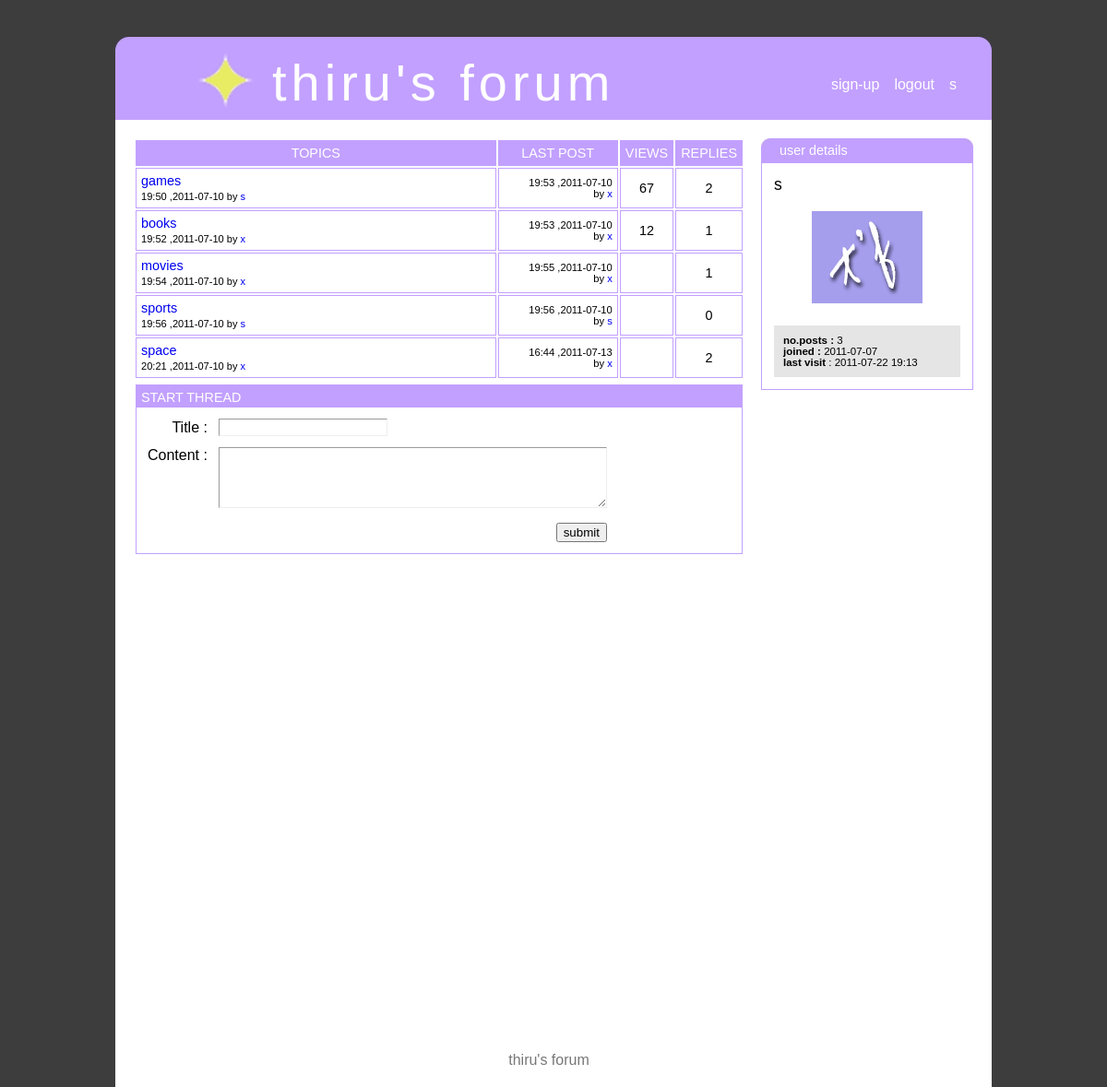
The app's page /index.php (signed in) with its own data.
### tables this page shows
CREATE TABLE IF NOT EXISTS `postx` (
  `post_id` int(11) NOT NULL,
  `parent_id` int(11) NOT NULL,
  `username` varchar(30) NOT NULL,
  `title` varchar(30) NOT NULL,
  `content` text NOT NULL,
  `time` time NOT NULL,
  `date` date NOT NULL
);

CREATE TABLE IF NOT EXISTS `viewx` (
  `parent_id` int(11) NOT NULL,
  `views` int(11) NOT NULL
);

CREATE TABLE IF NOT EXISTS `userx` (
  `username` varchar(30) NOT NULL,
  `gender` varchar(6) NOT NULL,
  `name` varchar(30) NOT NULL,
  `birthday` date NOT NULL,
  `occupation` varchar(30) NOT NULL,
  `interest` text NOT NULL,
  `location` varchar(30) NOT NULL,
  `email` varchar(30) NOT NULL,
  `picture` text NOT NULL,
  `joindate` date NOT NULL,
  `last` timestamp NOT NULL DEFAULT CURRENT_TIMESTAMP ON UPDATE CURRENT_TIMESTAMP
);

### index.php (the view, shortened to what this page needs)
<!DOCTYPE HTML PUBLIC "-//W3C//DTD HTML 4.01//EN"
        "http://www.w3.org/TR/html4/strict.dtd">
<html>
      <head>
            <link href="styx.css" rel="stylesheet" type="text/css">
     </head>
      <body>
         <div id="cz" style="margin-top:40px;text-align:left;">
             <div id="header">
                 <div>
                 <img src="leftcurve.jpeg" style="float:left;">
                 <img src="rightcurve.jpeg" style="float:right;">
                 </div>
                  <br>
                           <div style="margin-left:90px;">
                               <img src="sign.jpeg">
                               <div id="h">thiru's forum</div>
                           </div>
                         <div id="linkx">
                         <ul>
                      <li><a href='signup.php'>sign-up</a></li>
                    <?php
                        if(isset($_SESSION["usrx"]))
                       {
                          echo "<li><a href='logout.php'>logout</a></li>";
                          echo "<li><a href='prox.php?xf=".$_SESSION["usrx"]."'>".$_SESSION["usrx"]."</a></li>";
                      }
                     ?>
                        </ul>
                        </div>
                </div>
       <div id="cont">
                 <div id="leftx">
                 <table id="tablex" >
     <tr id="tr1x"><td width="50%">TOPICS</td><td>LAST POST</td><td>VIEWS</td><td>REPLIES</td>
</tr>
           <?php
            $con2=mysql_connect("localhost","root","") or die(mysql_error());
            $sq5="SELECT * FROM postx WHERE post_id=parent_id ORDER BY parent_id;";
            $res1=mysql_query($sq5,$con2);
            while($row=mysql_fetch_array($res1))
{
               $parent1x=$row["parent_id"];
              $sq3="SELECT count(*) FROM postx WHERE parent_id='{$parent1x}' AND parent_id<>post_id ;";
                  $re2=mysql_query($sq3,$con2);
                  $count=mysql_fetch_assoc($re2);
               foreach($count as $name=>$value)
                     {
                    $re6=$value;
                     }
        $sq4="SELECT * FROM postx WHERE post_id=(SELECT MAX(post_id) FROM postx WHERE parent_id='{$parent1x}');";
$re3=mysql_query($sq4,$con2);
while($count2=mysql_fetch_array($re3))
{
$time2=$count2["time"];
$day2=$count2["date"];
$author2=$count2["username"];
}
$sq10="SELECT views FROM viewx WHERE parent_id=".$row["parent_id"].";";
$re11=mysql_query($sq10,$con2);
$vs=mysql_fetch_array($re11);
$views=$vs["views"];
             echo    " <tr>
  <td width='60%' style='text-align:left;' ><a href='rex.php?xs=".$row["parent_id"]."' >".$row["title"]."</a><br><span style='font-size:77%'>".substr($row["time"],0,5)." ,".$row["date"]." by <a href='prox.php?xf=".$row["username"]."'>".$row["username"]."</a></span>
                        </td>
                        <td style='text-align:right;font-size:70%;' width='20%' >".substr($time2,0,5)." ,".$day2."<br> by <a href='prox.php?xf=".$author2."'>".$author2." </a></td>
                        <td>".$views."</td>
                        <td >".$re6."</td>
</tr>"   ;
       }
             ?>
                 </table>
               <?php
                   if(isset($_SESSION["usrx"]))
                   {
                     echo "  <div id='threadx'>
                         <div id='h3' >
                               <div class='lt'> START THREAD</div>
                          </div>
                    <div id='cthreadx'>
                                  <form >
                             <table>
                                <tr><td align='right'>Title :</td><td><input style='border: 1px inset;' type='text' id='tix' name='titlex'></td><td id='lok1' class='yut'></td></tr>
                                <tr><td valign='top' align='right'>Content :</td><td><textarea style='border: 1px inset;' id='cox' name='contentx' rows='4' cols='50'></textarea></td><td id='lok2' class='yut'></td></tr>
                                 <tr><td colspan='2' align='right'><input type='button' value='submit' onclick='ithread();'></td></tr>
                            </table>
                                  </form>
                     </div>
                             </div>";
                   }
                  else
                      echo "<div id='ct1'><a href='xlogin.php'>login</a> to start a thread</div>";
                ?>
                 </div>
                 <div id="rightx">
                               <div id="h2" >
                           <img src="l2.jpeg" style="float:left;">
                             <img src="r2.jpeg" style="float:right;">
                    <?php      if(isset($_SESSION["usrx"]))
                               {
                                 echo "<div class='lt'>user details</div></div>
                               <div id='logbox'>";
                              }
                         else
                              {
                                 echo "<div class='lt' >login</div></div>
                               <div id='logbox'>";
                               }
                  if(isset($_SESSION["usrx"]))
               {
               $usx5=$_SESSION["usrx"];
              $sq31="SELECT joindate,picture FROM userx WHERE username='{$usx5}';";
              $count31=mysql_query($sq31,$con2) or die(mysql_error());
              $count39=mysql_fetch_array($count31);
              $sq32="SELECT count(*) AS pox FROM postx WHERE username='{$usx5}';";
              $count32=mysql_query($sq32,$con2) or die(mysql_error());
              $count40=mysql_fetch_array($count32);
                    echo "<span class='lt7'>$usx5</span><br><br>
                         <div id='picx' style='text-align:center;'>  <img src='".$count39["picture"]."' height='100' width='120'>  </div>
                         <div class='sd3'>
                        <strong>no.posts : </strong>".$count40["pox"]."<br>
                        <strong>joined : </strong>".$count39["joindate"]."<br>
                        <strong>last visit </strong>: ";
         if(isset($_SESSION["lastd"]))
                 {
                  echo  substr($_SESSION["lastd"],0,-3);
                }
        echo   "
                          </div>  ";
                 }
              else
                 {
                echo    "   <form method='POST' action='login.php'>
                             <tr>
                                         <td>
                            username:
                                         </td>
                             </tr>
                              <tr>
                                          <td>
                            <input type='text' size='19' name='usr'>
                                          </td>
                              </tr>
                              <tr>
                                          <td>
                             password:
                                          </td>
                              </tr>
                              <tr>
                                           <td >
                             <input type='password' size='19' name='pass'>
                                           </td>
                              </tr>
                              <tr>
                                            <td align='right'>
                             <input  type='submit' value='login'>
                                            </td>
                              </tr>
                               <tr>
                                            <td style='padding:15px;' align='center'>
                               <a href='signup.php'>create a new account!</a>
                                            </td>
                               </tr> </form>";}  ?>
                                </div>
                </div>
         </div>
                 <div id="footer">
                     thiru's forum
                 </div>
          </div>
     </body>
</html>

### styx.css (style rules this page uses)
body { margin:0; font-family:verdana,sans-serif; background-color:#3d3d3d; text-align:center; }
#cz { width:950px; background-color:#FFFFFF; display:table; margin:0 auto; }
#header { background-color:#c2a0ff; height:90px; color:#ffffff; }
#cont { background-color:#ffffff; }
#footer { color:#777777; text-align:center; width:900px; display:table; padding:20px; }
#h { margin-top:-65px; margin-left:80px; font-family:ubuntu,verdana,sans-serif; letter-spacing:5px; font-size:3.5em; }
#linkx { float:right; margin-top:-63px; margin-right:30px; }
#linkx li { list-style-type:none; float:left; padding:8px; }
#linkx a { text-decoration:none; color:#ffffff; font-size:16px; }
#logbox { padding:13px; }
#rightx { background-color:#ffffff; float:right; border-left:1px solid #c2a0ff; border-right:1px solid #c2a0ff; border-bottom:1px solid #c2a0ff; width:228px; margin-right:20px; margin-top:20px; margin-bottom:20px; }
#leftx { float:left; margin-top:20px; margin-left:20px; width:660px; background-color:#ffffff; margin-bottom:500px; }
#h2 { margin-left:-1px; background-color:#c2a0ff; height:27px; width:230px; }
#h3 { background-color:#c2a0ff; height:24px; }
.lt { color:#ffffff; padding:5px; font-size:90%; }
#tablex { width:662px; border-collapse:separate; border-spacing:2px; }
#tablex td { padding:5px; border:1px solid #c2a0ff; text-align:center; font-size:90%; }
#tablex td a { text-decoration:none; }
#tr1x td { background-color:#c2a0ff; color:#ffffff; text-align:center; font-size:90%; }
#threadx { border:1px solid #c2a0ff; margin-left:2px; margin-top:5px; background-color:#ffffff; margin-bottom:20px; }
#cthreadx { padding:5px; }
#cthreadx td { padding:5px; }
.sd3 { font-size:72%; background-color:#e5e5e5; padding:10px; }
.lt7 { font-size:110%; }
.yut { font-size:70%; color:red; }
#picx { margin-bottom:20px; }

### records on screen
postx: title "games", time "19:50", date "2011-07-10", username "s", postx.time "19:53", postx.date "2011-07-10", postx.username "x", parent.views "67", re6 "2"
postx: title "books", time "19:52", date "2011-07-10", username "x", postx.time "19:53", postx.date "2011-07-10", postx.username "x", parent.views "12", re6 "1"
postx: title "movies", time "19:54", date "2011-07-10", username "x", postx.time "19:55", postx.date "2011-07-10", postx.username "x", re6 "1"
postx: title "sports", time "19:56", date "2011-07-10", username "s", re6 "0"
postx: title "space", time "20:21", date "2011-07-10", username "x", postx.time "16:44", postx.date "2011-07-13", postx.username "x", re6 "2"
userx: picture (picture), joindate "2011-07-07"

### other values on screen
$_SESSION["usrx"] "s"
$usx5 "s"
$count40["pox"] "3"
substr($_SESSION["lastd"],0,-3) "2011-07-22 19:13"
